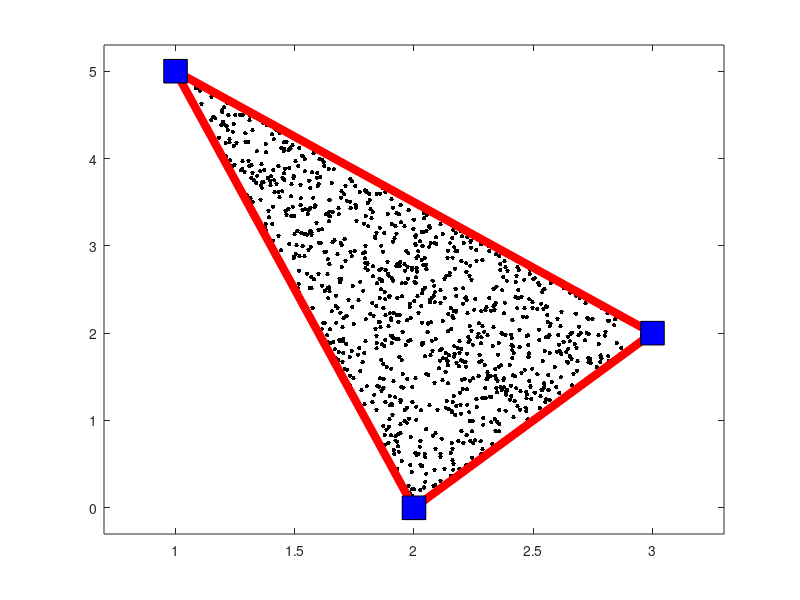

This chart was generated by the following MATLAB code:
%%%%%%%%%%%%%%%%%%%%%%%%%%%%%%%%%%%%%%%%%%%%%%%%%%%%%%%
%%% DRAW SAMPLES UNIFORMLY WITHIN A TRIANGLE - 2D %%%%%
%%%%%%%%%%%%%%%%%%%%%%%%%%%%%%%%%%%%%%%%%%%%%%%%%%%%%%%%%%%%%%%%%%%%%%%%%%%
%%% v1,v2,v3 ===> 2D vertices
%%% N = number of samples
%%%%%%%%%%%%%%%%%%%%%%%%%%%%%%%%%%%%%%%%%%%%%%%%%%%%%%%%%%%%%%%%%%%%%%%%%%%
clear all
close all
clc
%%%%
N=1000; %%% number of desired samples
%%%% vertices
v1=[1 5];
v2=[2 0];
v3=[3 2];
%%%%%%%%
for i=1:N
   u1=rand(1,1);
   u2=rand(1,1);
   a=min([u1,u2]);
   b=max([u1,u2]);
gen_samples(:,i)=v1*a+v2*(1-b)+v3*(b-a);
end
%%%% plot
   plot(gen_samples(1,:),gen_samples(2,:),'k.','MarkerSize',10)
   hold on
   plot([v1(1,1) v2(1,1)],[v1(1,2) v2(1,2)],'r','LineWidth',6)
   plot([v1(1,1) v3(1,1)],[v1(1,2) v3(1,2)],'r','LineWidth',6)
   plot([v2(1,1) v3(1,1)],[v2(1,2) v3(1,2)],'r','LineWidth',6)
   plot(v1(1,1),v1(1,2),'ks','MarkerFaceColor','b','MarkerSize',17)
   plot(v2(1,1),v2(1,2),'ks','MarkerFaceColor','b','MarkerSize',17)
   plot(v3(1,1),v3(1,2),'ks','MarkerFaceColor','b','MarkerSize',17)
   aux1=min([v1(1) v2(1) v3(1)]);
   aux2=max([v1(1) v2(1) v3(1)]);
   aux3=min([v1(2) v2(2) v3(2)]);
   aux4=max([v1(2) v2(2) v3(2)]);
   axis([aux1-0.3 aux2+0.3 aux3-0.3 aux4+0.3])
%%%%%%%%%%%%%%%%%%%%%%%%%%%%%%%%%%%%%%%%%%%%%%%%%%%%%%%%%%%%%%%%%%%%%%%%%%%
